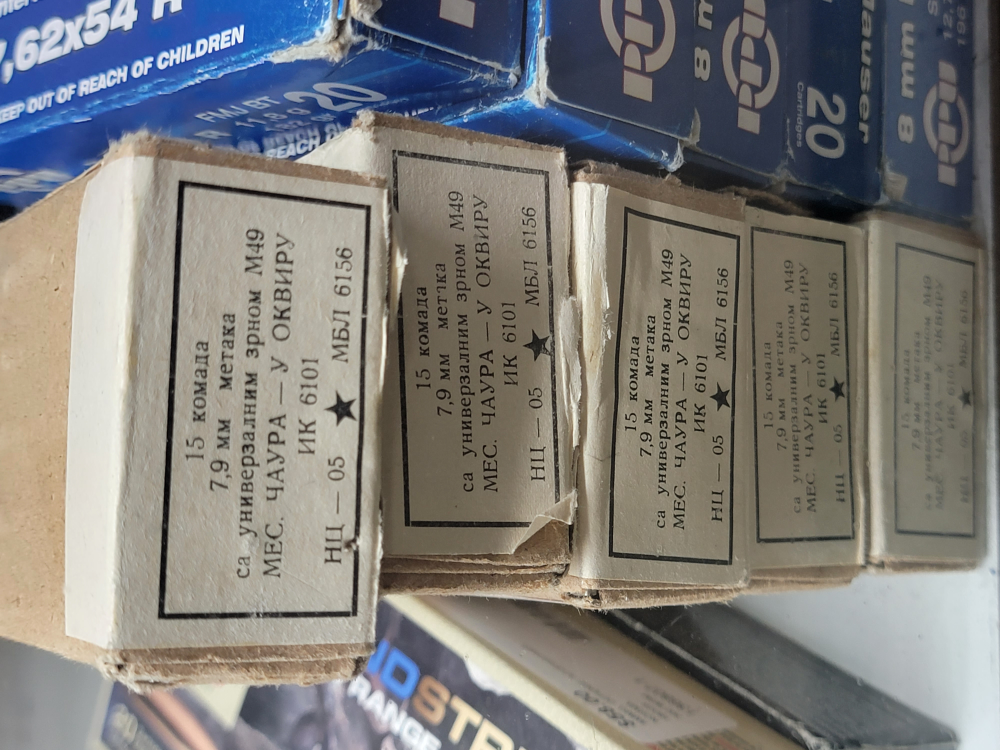
#> input picture photos/shop/old-ammo-box-stack.jpg, 4000 x 3000 px, found by its file name (shown at 1/4 size); its folder holds 2 pictures in this run
$ python tex_41.py
#> lines starting #> are read from the running program, lines starting #| are printed output that depends on the picture; after the words box and inside, x2 and y2 are one past the last pixel; in counts of white or black regions, pixels touching at a corner belong together
"""Textures for queue item 41 (photos/shop/). Run from the repo root: python3 tools/tex_41.py
  gs_card.png   weathered cardboard (the ammo boxes' end flaps), seamless
  gs_floor.png  the checker floor's two tile colours with their speckle, as one 2x2 tile
"""
import os, numpy as np, cv2
from PIL import Image, ImageOps
OUT = "assets/textures"
def load(n): return cv2.cvtColor(np.asarray(ImageOps.exif_transpose(Image.open(f"photos/shop/{n}")).convert("RGB")), cv2.COLOR_RGB2BGR)
#> called with n = 'old-ammo-box-stack.jpg'
def crop(im, f): h, w = im.shape[:2]; return im[int(f[1] * h):int(f[3] * h), int(f[0] * w):int(f[2] * w)]
#> called with f = (0.2, 0.005, 0.6, 0.035)
#> after `h, w = im.shape[:2]`: h = 4000; w = 3000
def seamless(p, size):
#> called with size = (256, 256)
    p = cv2.resize(p, size, interpolation=cv2.INTER_AREA).astype(np.float32); W, H = size
#> after `p = cv2.resize(p, size, interpolation=cv2.INTER_AREA).astype(np.float3`:
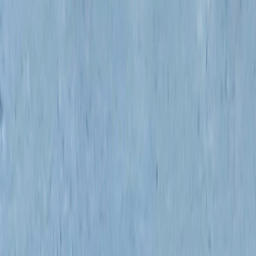
#> p: shape (256, 256, 3) float32; mean of channels 0, 1, 2 141.6, 173.1, 196.5; drawn as R, G, B
#> after `W, H = size`: W = 256; H = 256
    r = np.roll(np.roll(p, H // 2, 0), W // 2, 1)
    wx = np.minimum(np.minimum(np.arange(W), W - 1 - np.arange(W)) / (W / 2), 1); wy = np.minimum(np.minimum(np.arange(H), H - 1 - np.arange(H)) / (H / 2), 1)
#> after `wx = np.minimum(np.minimum(np.arange(W), W - 1 - np.arange(W)) / (W / `: wx = 256 values, max 0.992 at index 127, min 0 at index 0, mean 0.496
#> after `wy = np.minimum(np.minimum(np.arange(H), H - 1 - np.arange(H)) / (H / `: wy has the same summary as wx
    m = np.minimum(wy[:, None], wx[None, :])[:, :, None] ** 0.6
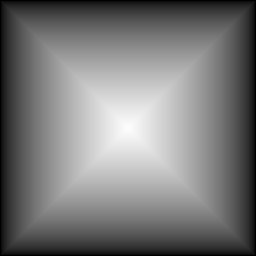
#> m: shape (256, 256, 1) float64; min 0, max 0.995, mean 0.476
    out = p * m + r * (1 - m); low = cv2.GaussianBlur(out, (0, 0), W / 6); out = out - low + low.mean((0, 1))
    return out.clip(0, 255).astype(np.uint8)
#> returned value: shape (256, 256, 3)
a = load("old-ammo-box-stack.jpg")
cv2.imwrite(os.path.join(OUT, "gs_card.png"), seamless(crop(a, (0.2, 0.005, 0.6, 0.035)), (256, 256)))
r = load("rifle-on-display-case.jpg")
#> call 2 of load, with n = 'rifle-on-display-case.jpg'
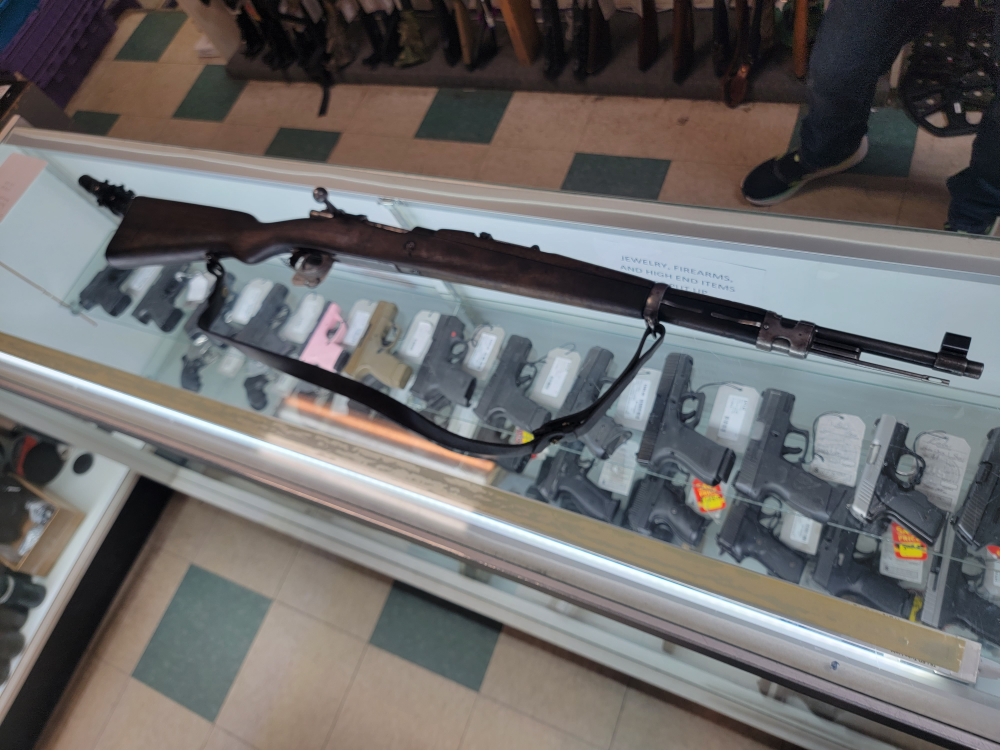
#> input picture photos/shop/rifle-on-display-case.jpg, 4000 x 3000 px, found by its file name (shown at 1/4 size)
h, w = r.shape[:2]
#> h = 4000; w = 3000
# the floor: a tan and a teal tile (median colours read off the photo) with fine speckle + wear
rng = np.random.default_rng(4)
def tileC(bgr):
    t = np.ones((128, 128, 3), np.float32) * np.array(bgr, np.float32)
    t += rng.normal(0, 6, (128, 128, 1)); sp = rng.random((128, 128)) < 0.02; t[sp] += 35
#> after `t[sp] += 35`:
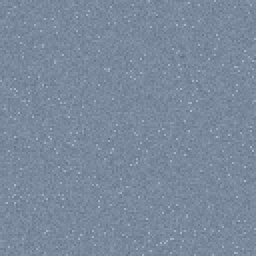
#> t: shape (128, 128, 3) float32 (shown 2 times larger); mean of channels 0, 1, 2 123.7, 137.7, 156.7; drawn as R, G, B
    t[:3] *= 0.8; t[:, :3] *= 0.8
#> after `t[:3] *= 0.8`: t: shape (128, 128, 3) float32; 2.34% of pixels changed, all inside (x1, y1, x2, y2) = (0, 0, 128, 3)
#> after `t[:, :3] *= 0.8`: t: shape (128, 128, 3) float32; mean of channels 0, 1, 2 122.6, 136.5, 155.3
    return t.clip(0, 255).astype(np.uint8)
#> returned value: shape (128, 128, 3)
med = lambda f: np.median(crop(r, f).reshape(-1, 3), 0)
#> call 3 of crop, with f = (0.07, 0.13, 0.13, 0.18)
#> in crop (call 3), `return im[int(f[1] * h):int(f[3] * h), int(f[0] * w):int(f[2] * w)]`:
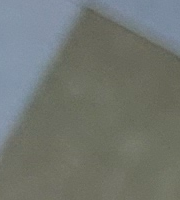
#> returned value: shape (200, 180, 3); mean of channels 0, 1, 2 113.2, 117.8, 112.4; drawn as R, G, B
L = tileC(med((0.03, 0.3, 0.07, 0.36))); D = tileC(med((0.07, 0.13, 0.13, 0.18)))
#> in tileC (call 2), `t[sp] += 35`:
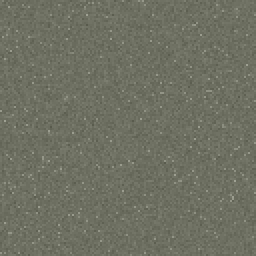
#> t: shape (128, 128, 3) float32 (shown 2 times larger); mean of channels 0, 1, 2 110.6, 112.6, 98.6; drawn as R, G, B
#> in tileC (call 2), `t[:, :3] *= 0.8`: t: shape (128, 128, 3) float32; mean of channels 0, 1, 2 109.6, 111.6, 97.7
tile = np.concatenate([np.concatenate([L, D], 1), np.concatenate([D, L], 1)], 0)
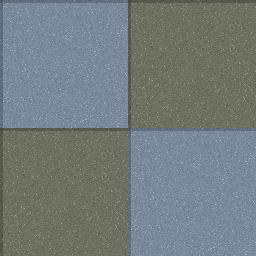
#> tile: shape (256, 256, 3); mean of channels 0, 1, 2 115.6, 123.5, 126; drawn as R, G, B
cv2.imwrite(os.path.join(OUT, "gs_floor.png"), tile)
print("wrote gs_card, gs_floor")
